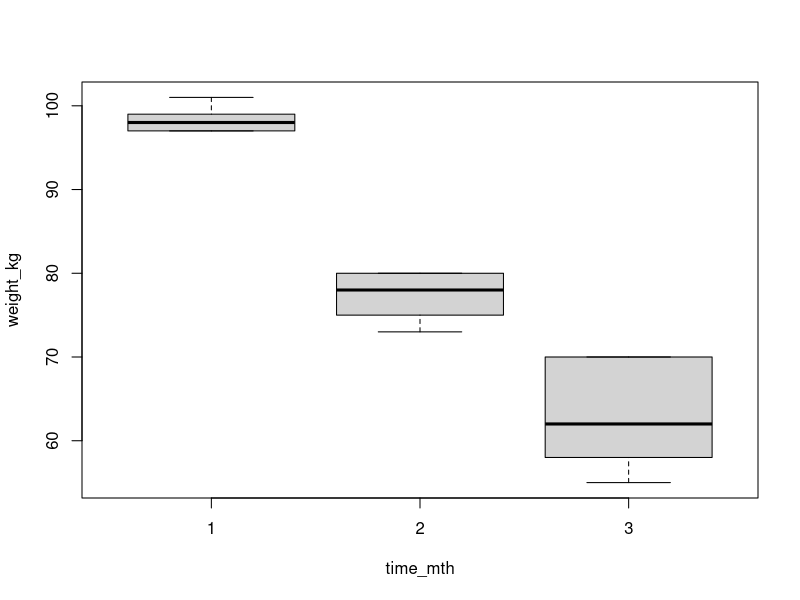
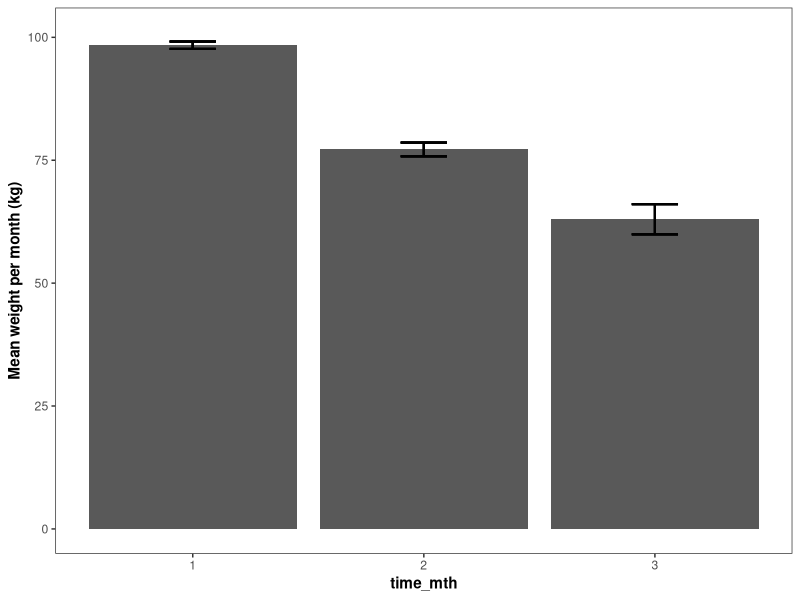
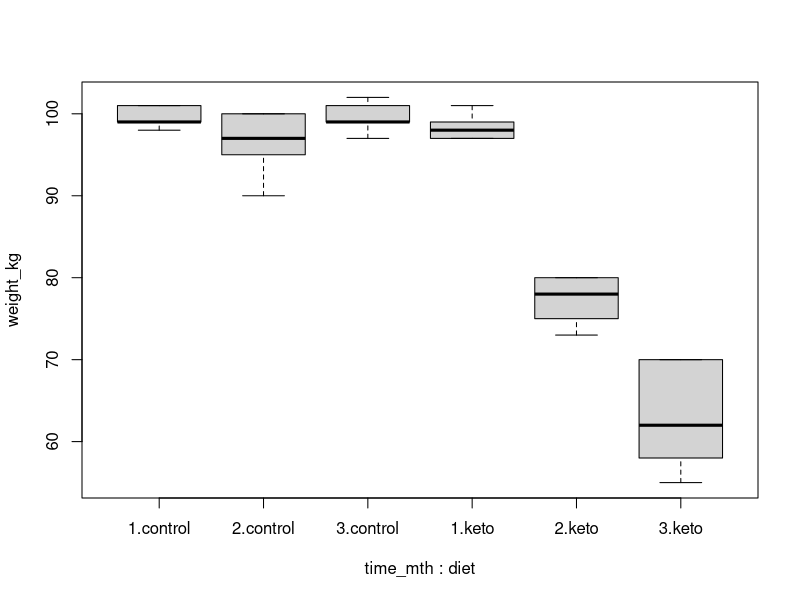
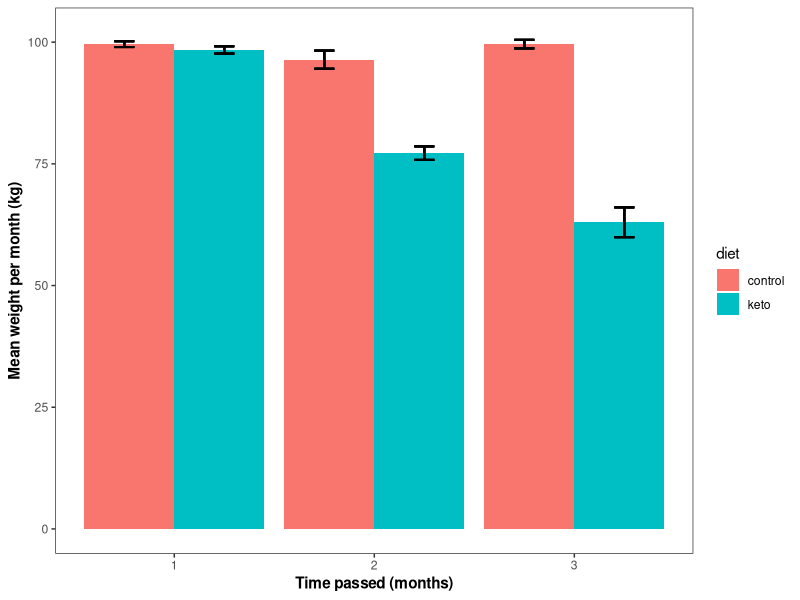

The R script that drew these images, in order:
##########################################
# PSYC 4180 - INTRO TO STATISTICS USING R
##########################################

##########################################
# PART I: ONE-WAY REPEATED-MEASURES ANOVA

##########################################
# check out R studio workspace

getwd() #this is where you are in your computer
#let's set up a project to keep things tidy --> get a default working directory

##########################################
# what are packages? 
# R has a lot of great built-in capabilities
# packages are add-ons with many more functions that might be more specific, tailored

# we will be using the Tidyverse to explore R 
# the Tidyverse is a family of packages, all support each other seamlessly 

# install.packages("tidyverse")
library(tidyverse) # see the packages attached

##########################################
# how to assign variables - let's input our own data
# imagine we run an experiment on 5 people where we give them a specific diet and follow how their
# weight changes in the next 3 months

# let's first write a few vectors
subject <- c(1:5, 1:5, 1:5) # here we have 5 subjects
time_mth <- c(1, 1, 1, 1, 1, # each subject gives us data from 3 different time points  
             2, 2, 2, 2, 2,
             3, 3, 3, 3, 3)
weight_kg <- c(98, 99, 101, 97, 97, # that data is their weight in kilograms
               80, 75, 80, 73, 78,
               70, 62, 55, 58, 70)

weight_df <- data.frame(subject, time_mth, weight_kg) # we combine those vectors together to create
# a "dataframe" which is a matrix that has all those datapoints

# you're going to see the %>% (pipe) operator a lot - it just means "do this next"
weight_kg %>% mean() 

##########################################
# describing the data

head(weight_df)
boxplot(weight_kg ~ time_mth , data = weight_df) # left side is dependent variable

library(psych) # this package has a handy function for getting descriptive statistics
describeBy(weight_df, group = time_mth)

##########################################
# plotting data

weight_df <- weight_df %>% 
  group_by(time_mth) %>% # for every time point, calculate the MEAN, STDEV, STANDARD ERROR
  mutate(mean_kg = mean(weight_kg), # this function "mutates" a new column with the new calculations
         sd_kg = sd(weight_kg),
         sem_kg = sd_kg/(sqrt(5)))
            
ggplot(weight_df, aes(x = time_mth, y = weight_kg)) +
  geom_bar(stat = "summary", fun.y = "mean") +
  geom_errorbar(aes(ymin= mean_kg - sem_kg, ymax = mean_kg + sem_kg), width = .2, size = 0.7) +
  theme_bw() +
  theme(axis.title = element_text(face = "bold"),
        panel.grid.major = element_blank(), panel.grid.minor = element_blank()) +
  ylab("Mean weight per month (kg)")

##########################################
# statistical analysis 

# anatomy of an R model
# dependent_measure ~ factor1 + factor2, data = data_frame
# our dependent measure is measured by (~) factor 1 and factor 2
# this equation needs to go into a model function e.g. if we want anova we do aov(), if we want a regression, lm() 

# if we didn't have the SAME participants for every time point, how do we analyze it?
not_mod <- aov(weight_kg ~ time_mth, data = weight_df) # this doesn't output anything, we need summary()
summary(not_mod)

# however, we use the SAME participants across all time points, so we need to account 
# for individual error in a repeated-measures ANOVA
rm_mod1 <- aov(weight_kg ~ time_mth + Error(subject/time_mth),
               data = weight_df)
summary(rm_mod1)

##########################################
# interpreting data

# we say that there is a significant effect of time in the weight loss of these participants
# who received an intervention (F(1,11) = ..., p < 0.05).

# if it's significant, do post-hoc testing 
# month 1 vs. month 2
t.test(weight_df$weight_kg[which(weight_df$time_mth == 1)],
       weight_df$weight_kg[which(weight_df$time_mth == 2)],
       paired = TRUE)

# month 1 vs. month 3
t.test(weight_df$weight_kg[which(weight_df$time_mth == 1)],
       weight_df$weight_kg[which(weight_df$time_mth == 3)],
       paired = TRUE)

# month 2 vs. month 3
t.test(weight_df$weight_kg[which(weight_df$time_mth == 2)],
       weight_df$weight_kg[which(weight_df$time_mth == 3)],
       paired = TRUE)
# account for type 1 error - bonferroni p level control
# 0.05 / 3 = 0.0167 ; all are significant at this level

##########################################
# PART II: MIXED ANOVA

# using the same data set we will now add a new factor
# what if we have another group whose weight we tracked but didn't get a diet (i.e. our controls)

# https://www.dropbox.com/s/3r5g9lskjzkqvie/lab_4180_data1.csv?dl=0
wdf <- read.csv('lab_4180_data1.csv', header = TRUE)

# let's add labels and means that will be used for plots later
wdf <- wdf %>%
  group_by(time_mth, diet) %>%
  mutate(mean_kg = mean(weight_kg),
         sd_kg = sd(weight_kg),
         sem_kg = sd_kg/(sqrt(5)))

# now let's take a look at descriptive statistics again...
head(wdf)
boxplot(weight_kg ~ time_mth + diet, data = wdf)

# let's get the descriptive statistics
describeBy(wdf, group = c('time_mth', 'diet'))

# stats - include now an interaction term factor1*factor2
rm_mod2 <- aov(weight_kg ~ time_mth + diet + time_mth*diet + Error(subject/time_mth),
               data = wdf)
summary(rm_mod2) 

# posthoc - since we saw an effect of interaction
# do a posthoc for each main effect - not necessary for diet since there's only two,
# do it for the other factor

# month 1 vs. month 2 - PAIRWISE T TESTS
t.test(wdf$weight_kg[which(wdf$time_mth == 1)],
       wdf$weight_kg[which(wdf$time_mth == 2)],
       paired = TRUE)

# month 1 vs. month 3
t.test(wdf$weight_kg[which(wdf$time_mth == 1)],
       wdf$weight_kg[which(wdf$time_mth == 3)],
       paired = TRUE)

# month 2 vs. month 3
t.test(wdf$weight_kg[which(wdf$time_mth == 2)],
       wdf$weight_kg[which(wdf$time_mth == 3)],
       paired = TRUE)

# control for type 1 error, bonferroni correction 0.05/3 comparisons, alpha = 0.017

# plot your results
ggplot(wdf, aes(x = time_mth, y = weight_kg, fill = diet)) +
  geom_bar(stat = "summary", fun.y = "mean", position = "dodge") +
  geom_errorbar(aes(ymin = mean_kg - sem_kg,
                    ymax = mean_kg + sem_kg), width = .2, size = 0.7,
                position = position_dodge(1)) +
  theme_bw() +
  theme(axis.title = element_text(face = "bold"),
        panel.grid.major = element_blank(), panel.grid.minor = element_blank()) +
  ylab("Mean weight per month (kg)") +
  xlab("Time passed (months)")

